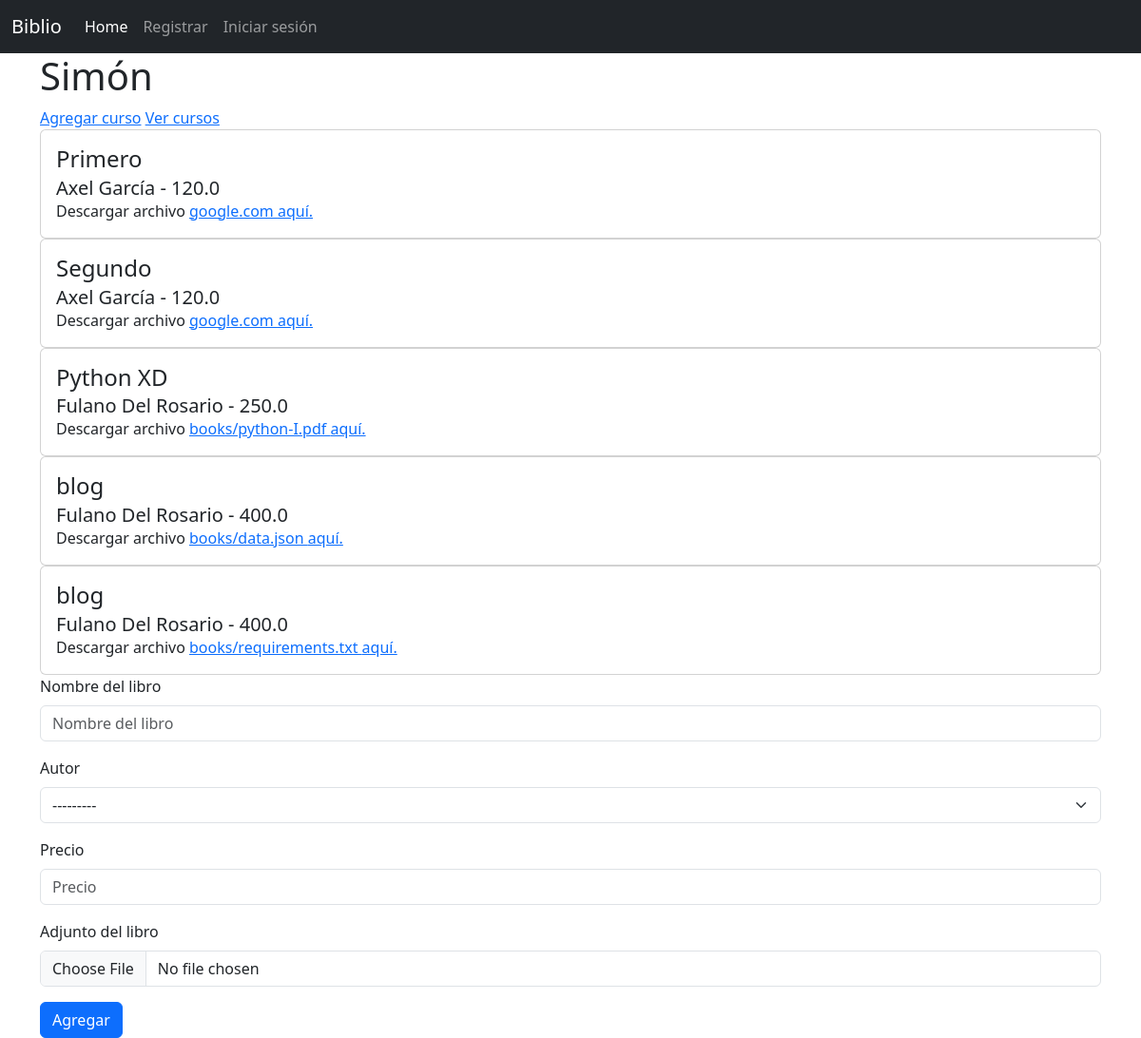
The app's page /, older data.
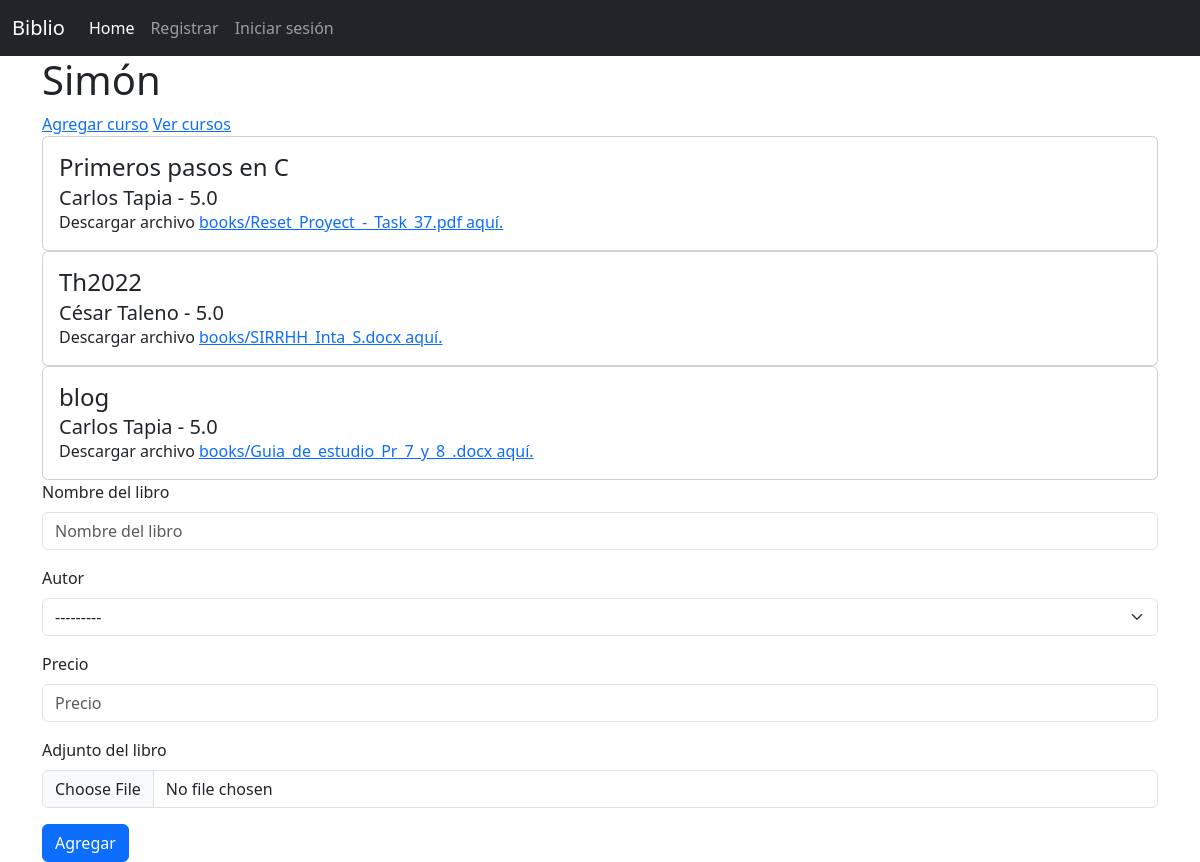
The same page, newer data.
### books/models.py (models this page shows, shortened)
class Book(models.Model):
    name = models.CharField(verbose_name="Nombre del libro", max_length=50)
    author = models.ForeignKey(Author, related_name="books",verbose_name="Autor", on_delete=models.CASCADE)
    price = models.FloatField(verbose_name="Precio")
    preview = models.FileField(upload_to="books/", verbose_name="Adjunto del libro")

class Author(models.Model):
    first_name = models.CharField(verbose_name="Nombres", max_length=50)
    last_name = models.CharField(verbose_name="Apellidos", max_length=50)
    def __str__(self):
        return self.first_name + " " + self.last_name

### books/views.py (the view, shortened to what this page needs)
# urls.py: path('', index),
def index(request):
    formulario = BookForm()
    if request.method =="GET":
        print("GET method")
    context = {
        "formulario": formulario,
        "books": Book.objects.all() # select * from book
    }
    return render(request, 'books/index.html', context)

### books/forms.py
class BookForm(ModelForm):
    class Meta:
        model = Book
        fields = "__all__"

### books/templates/books/index.html (shortened to what this page needs)
{% extends 'base.html' %}
{% load bootstrap5 %}
{% block main %}
<h1>Simón</h1>
<a href="{% url "readers:new" %}">Agregar curso</a>
<a href="{% url "readers:list" %}">Ver cursos</a>
{% for book in books %}
<div class="card">
  <div class="card-body">
    <h4 class="card-title">
      {{book.name}}
    </h4>
    <h5 class="card-subtitle">
      {{book.author}} - {{book.price}}
    </h5>
    <p class="card-text">
      Descargar archivo <a href="/media/{{book.preview}}">{{book.preview}} aquí.</a>
    </p>
  </div>
</div>
{% endfor %}
<form method="post" enctype="multipart/form-data">
  {% bootstrap_form formulario %}
  <input type="submit" value="Agregar" class="btn btn-primary">
</form>
{% endblock %}

### templates/base.html (shortened to what this page needs)
{% load bootstrap5 %}
<!DOCTYPE html>
<html lang="es" dir="ltr">
  <head>
    {% bootstrap_css %}
  </head>
  <body>
    <nav class="navbar navbar-expand-lg navbar-dark bg-dark">
    <div class="container-fluid">
      <a class="navbar-brand" href="#">Biblio</a>
      <div class="collapse navbar-collapse" id="navbarNav">
        <ul class="navbar-nav">
          <li class="nav-item">
            <a class="nav-link active" aria-current="page" href="/">Home</a>
          </li>
          {% if user.is_authenticated %}
          <li class="nav-item">
            <a class="nav-link" href="#"> Inició sesión como: {{ user.username }} </a>
          </li>
          <li class="nav-item">
            <a class="nav-link" href="{% url 'logout' %}"> Cerrar sesión </a>
          </li>
          {% else %}
          <li class="nav-item">
            <a class="nav-link" href="#">Registrar</a>
          </li>
          <li class="nav-item">
            <a class="nav-link" href="{% url 'login' %}">Iniciar sesión</a>
          </li>
          {% endif %}
        </ul>
      </div>
    </div>
  </nav>
    <div class="container">
    {% block main %}
    {% endblock %}
    </div>
  </body>
</html>

Row changes from the older to the newer data that the page shows:
removed Book: name "Segundo", author "Axel García", price "120.0", preview "google.com"
removed Book: name "Python XD", author "Fulano Del Rosario", price "250.0", preview "books/python-I.pdf"
removed Book: name "blog", author "Fulano Del Rosario", price "400.0", preview "books/data.json"
removed Book: name "blog", author "Fulano Del Rosario", price "400.0", preview "books/requirements.txt"
changed Book: name "Primero" → "Primeros pasos en C"; author "Axel García" → "Carlos Tapia"; price "120.0" → "5.0"; preview "google.com" → "books/Reset_Proyect_-_Task_37.pdf"
added Book: name "Th2022", author "César Taleno", price "5.0", preview "books/SIRRHH_Inta_S.docx"
added Book: name "blog", author "Carlos Tapia", price "5.0", preview "books/Guia_de_estudio_Pr_7_y_8_.docx"
